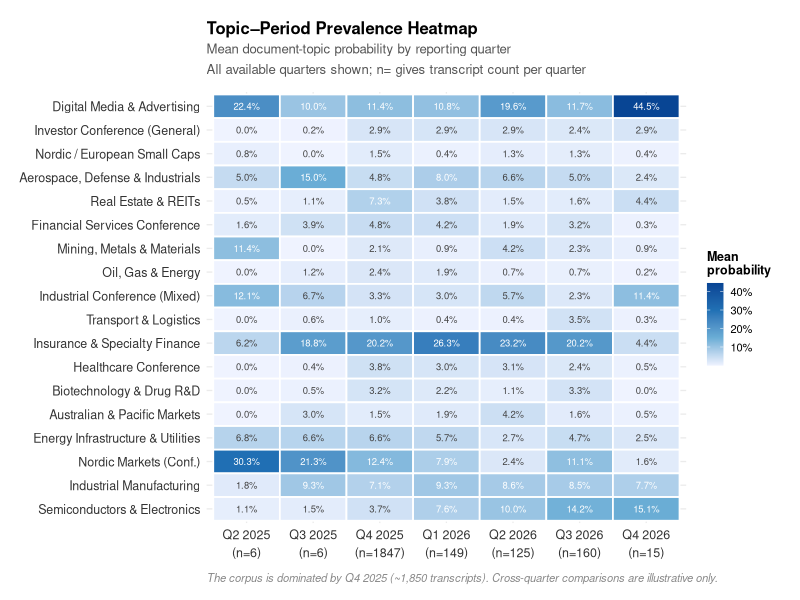
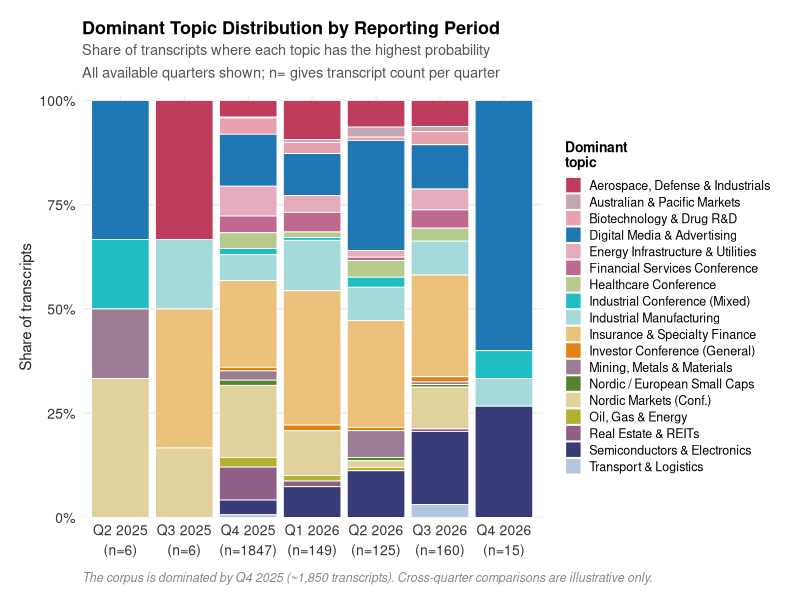

Here is the R script that generated these plots, in order:
# =============================================================================
# 02_visualize_topics.R
# Structural and temporal visualization of LDA topic model outputs
#
# Produces:
#   figures/07_topic_heatmap_by_period.png   — topic × period heatmap
#   figures/09_dominant_topic_by_period.png  — dominant topic share per quarter
# =============================================================================

library(dplyr)
library(tidyr)
library(readr)
library(lubridate)
library(ggplot2)
library(forcats)
library(stringr)
library(scales)

# --- Load data ----------------------------------------------------------------

gamma <- read_csv("data/doc_topic_distributions.csv", show_col_types = FALSE)
beta  <- read_csv("data/topic_terms.csv",              show_col_types = FALSE)

cat("Gamma matrix:", nrow(gamma), "documents,",
    sum(str_starts(names(gamma), "topic_")), "topics\n")
cat("Beta matrix: ", nrow(beta), "rows\n")

topic_cols <- names(gamma)[str_starts(names(gamma), "topic_")]
K <- length(topic_cols)

# All possible reporting periods in chronological order
# Q1 2025 has no transcripts in this corpus; start from Q2 2025
PERIOD_LEVELS <- c("Q2 2025", "Q3 2025", "Q4 2025",
                   "Q1 2026", "Q2 2026", "Q3 2026", "Q4 2026")

gamma <- gamma %>%
  mutate(
    call_date        = as.Date(call_date),
    call_week        = as.Date(call_week),
    reporting_period = factor(reporting_period, levels = PERIOD_LEVELS)
  )

# Restrict to periods actually present in data
available_periods <- levels(droplevels(
  gamma$reporting_period[!is.na(gamma$reporting_period)]
))
cat("Reporting periods present:", paste(available_periods, collapse = ", "), "\n")

# --- Topic label lookup -------------------------------------------------------

if ("dominant_label" %in% names(gamma) &&
    !all(str_starts(gamma$dominant_label, "Topic "))) {
  label_map <- gamma %>%
    select(dominant_topic, dominant_label) %>%
    distinct() %>%
    rename(topic_id = dominant_topic, label = dominant_label)
} else {
  label_map <- tibble(
    topic_id = 0:(K - 1),
    label    = paste0("Topic ", 0:(K - 1))
  )
}

cat("\nTopic labels:\n")
print(label_map)

# --- Custom ggplot2 theme -----------------------------------------------------

theme_earnings <- function(base_size = 11) {
  theme_minimal(base_size = base_size) %+replace%
    theme(
      plot.title       = element_text(face = "bold", size = base_size + 2,
                                      hjust = 0, margin = margin(b = 4)),
      plot.subtitle    = element_text(colour = "#555555", size = base_size - 0.5,
                                      hjust = 0, lineheight = 1.3,
                                      margin = margin(b = 12)),
      plot.caption     = element_text(colour = "#888888", size = base_size - 2,
                                      hjust = 0, margin = margin(t = 8),
                                      face = "italic"),
      axis.text        = element_text(colour = "#333333", size = base_size - 1),
      axis.title       = element_text(colour = "#222222", size = base_size),
      legend.text      = element_text(size = base_size - 2),
      legend.title     = element_text(face = "bold", size = base_size - 1),
      legend.key.size  = unit(0.42, "cm"),
      panel.grid.major = element_line(colour = "#EBEBEB", linewidth = 0.45),
      panel.grid.minor = element_blank(),
      plot.background  = element_rect(fill = "white", colour = NA),
      panel.background = element_rect(fill = "white", colour = NA),
      strip.text       = element_text(face = "bold", size = base_size - 1,
                                      colour = "#222222"),
      plot.margin      = margin(14, 16, 12, 14)
    )
}

# --- Colour palette -----------------------------------------------------------

n_topics <- length(unique(label_map$label))
topic_colors_base <- c(
  "#1f77b4","#ff7f0e","#2ca02c","#d62728","#9467bd",
  "#8c564b","#e377c2","#7f7f7f","#bcbd22","#17becf",
  "#aec7e8","#ffbb78","#98df8a","#ff9896","#c5b0d5",
  "#c49c94","#f7b6d2","#dbdb8d","#9edae5","#393b79"
)

# --- Pivot to long format and aggregate by reporting period ------------------

gamma_long <- gamma %>%
  select(reporting_period, all_of(topic_cols)) %>%
  pivot_longer(cols = all_of(topic_cols),
               names_to  = "topic_col",
               values_to = "probability") %>%
  mutate(topic_id = as.integer(str_extract(topic_col, "[0-9]+"))) %>%
  left_join(label_map, by = "topic_id")

period_topics <- gamma_long %>%
  filter(!is.na(reporting_period)) %>%
  group_by(reporting_period, topic_id, label) %>%
  summarise(mean_prob = mean(probability, na.rm = TRUE), .groups = "drop") %>%
  group_by(reporting_period) %>%
  mutate(share = mean_prob / sum(mean_prob)) %>%
  ungroup()

# Document counts per period — used for n= labels
period_counts <- gamma %>%
  filter(!is.na(reporting_period)) %>%
  count(reporting_period, name = "n")

n_topics_actual <- length(unique(period_topics$label))
topic_colors <- setNames(
  colorRampPalette(topic_colors_base)(n_topics_actual),
  unique(period_topics$label)
)

# =============================================================================
# Figure 1: Topic × period heatmap  (all available reporting periods)
# =============================================================================

heatmap_data <- period_topics %>%
  filter(!is.na(reporting_period)) %>%
  left_join(period_counts, by = "reporting_period") %>%
  mutate(
    period_label = paste0(as.character(reporting_period), "\n(n=", n, ")"),
    period_label = factor(
      period_label,
      levels = unique(period_label[order(reporting_period)])
    )
  )

p1 <- ggplot(heatmap_data,
             aes(x = period_label,
                 y = fct_reorder(label, -topic_id),
                 fill = mean_prob)) +
  geom_tile(colour = "white", linewidth = 0.6) +
  geom_text(
    aes(label = scales::percent(mean_prob, accuracy = 0.1)),
    size   = 2.4,
    colour = ifelse(heatmap_data$mean_prob > 0.07, "white", "#444444")
  ) +
  scale_fill_gradientn(
    colours = c("#EFF3FF", "#6BAED6", "#2171B5", "#084594"),
    name    = "Mean\nprobability",
    labels  = scales::percent_format(accuracy = 1)
  ) +
  labs(
    title    = "Topic–Period Prevalence Heatmap",
    subtitle = "Mean document-topic probability by reporting quarter\nAll available quarters shown; n= gives transcript count per quarter",
    x        = NULL,
    y        = NULL,
    caption  = "The corpus is dominated by Q4 2025 (~1,850 transcripts). Cross-quarter comparisons are illustrative only."
  ) +
  theme_earnings(base_size = 10) +
  theme(
    axis.text.x    = element_text(angle = 0, hjust = 0.5, size = 9,
                                  lineheight = 1.2),
    axis.text.y    = element_text(size = 9),
    panel.grid     = element_blank(),
    legend.position = "right"
  )

n_periods_plot <- length(unique(heatmap_data$period_label))
ggsave("figures/07_topic_heatmap_by_period.png", p1,
       width  = max(9, n_periods_plot * 1.7 + 3),
       height = n_topics_actual * 0.52 + 2.5,
       dpi = 160, bg = "white")
cat("Saved figures/07_topic_heatmap_by_period.png\n")

# =============================================================================
# Figure 2: Dominant topic share per reporting period  (all available periods)
# =============================================================================

if ("dominant_topic" %in% names(gamma)) {

  dominant_by_period <- gamma %>%
    filter(!is.na(reporting_period)) %>%
    left_join(label_map, by = c("dominant_topic" = "topic_id")) %>%
    left_join(period_counts, by = "reporting_period") %>%
    group_by(reporting_period, label, n) %>%
    summarise(n_docs = n(), .groups = "drop") %>%
    group_by(reporting_period) %>%
    mutate(share = n_docs / sum(n_docs)) %>%
    ungroup() %>%
    mutate(
      period_label = paste0(as.character(reporting_period), "\n(n=", n, ")"),
      period_label = factor(
        period_label,
        levels = unique(period_label[order(reporting_period)])
      )
    )

  p2 <- ggplot(dominant_by_period,
               aes(x = period_label, y = share, fill = label)) +
    geom_bar(stat = "identity", position = "stack",
             colour = "white", linewidth = 0.3) +
    scale_fill_manual(values = topic_colors, name = "Dominant\ntopic") +
    scale_y_continuous(labels = scales::percent,
                       expand = expansion(mult = c(0, 0.01))) +
    labs(
      title    = "Dominant Topic Distribution by Reporting Period",
      subtitle = "Share of transcripts where each topic has the highest probability\nAll available quarters shown; n= gives transcript count per quarter",
      x        = NULL,
      y        = "Share of transcripts",
      caption  = "The corpus is dominated by Q4 2025 (~1,850 transcripts). Cross-quarter comparisons are illustrative only."
    ) +
    theme_earnings(base_size = 11) +
    theme(
      axis.text.x    = element_text(angle = 0, hjust = 0.5, lineheight = 1.2),
      legend.position = "right"
    )

  ggsave("figures/09_dominant_topic_by_period.png", p2,
         width  = max(10, n_periods_plot * 1.6 + 3),
         height = 6.5,
         dpi = 160, bg = "white")
  cat("Saved figures/09_dominant_topic_by_period.png\n")
}

# =============================================================================
# Summary table: top 5 documents per topic
# =============================================================================

if ("dominant_topic" %in% names(gamma)) {

  top_docs <- gamma %>%
    left_join(label_map, by = c("dominant_topic" = "topic_id")) %>%
    group_by(dominant_topic, label) %>%
    slice_max(dominant_prob, n = 5) %>%
    select(label, company_name, ticker, call_date, dominant_prob) %>%
    arrange(dominant_topic, desc(dominant_prob)) %>%
    ungroup()

  write_csv(top_docs, "data/top_docs_per_topic.csv")
  cat("\nSaved data/top_docs_per_topic.csv\n")
  cat("\nTop representative documents per topic:\n")
  print(top_docs, n = Inf)
}

cat("\nAll figures saved to figures/. Done.\n")
